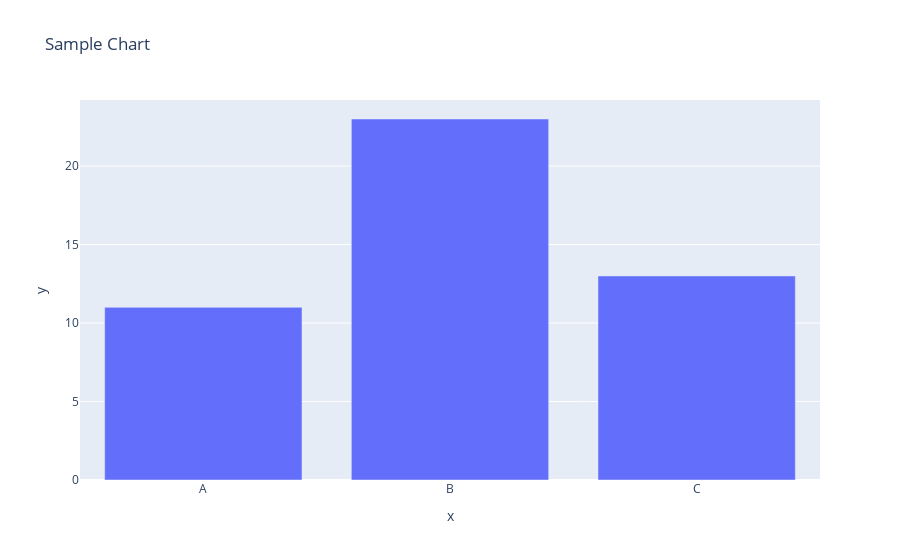

Notebook code cell kept with this figure:
### Markdown cell above
### Creating Plotly graph 
- for learning purposes

### Code cell
fig = px.bar(x=['A','B','C'], y=[11,23,13], title='Sample Chart')
fig.show()

### Figure 1 — Plotly figure (JSON) as saved in the notebook; plotly's stock layout.template omitted (floating-point values rounded to 4 significant figures)
{"data": [{"hovertemplate": "x=%{x}<br>y=%{y}<extra></extra>", "legendgroup": "", "marker": {"color": "#636efa", "pattern": {"shape": ""}}, "name": "", "orientation": "v", "showlegend": false, "textposition": "auto", "type": "bar", "x": ["A", "B", "C"], "xaxis": "x", "y": [11, 23, 13], "yaxis": "y"}], "layout": {"barmode": "relative", "legend": {"tracegroupgap": 0}, "title": {"text": "Sample Chart"}, "xaxis": {"anchor": "y", "domain": [0, 1], "title": {"text": "x"}}, "yaxis": {"anchor": "x", "domain": [0, 1], "title": {"text": "y"}}}}
